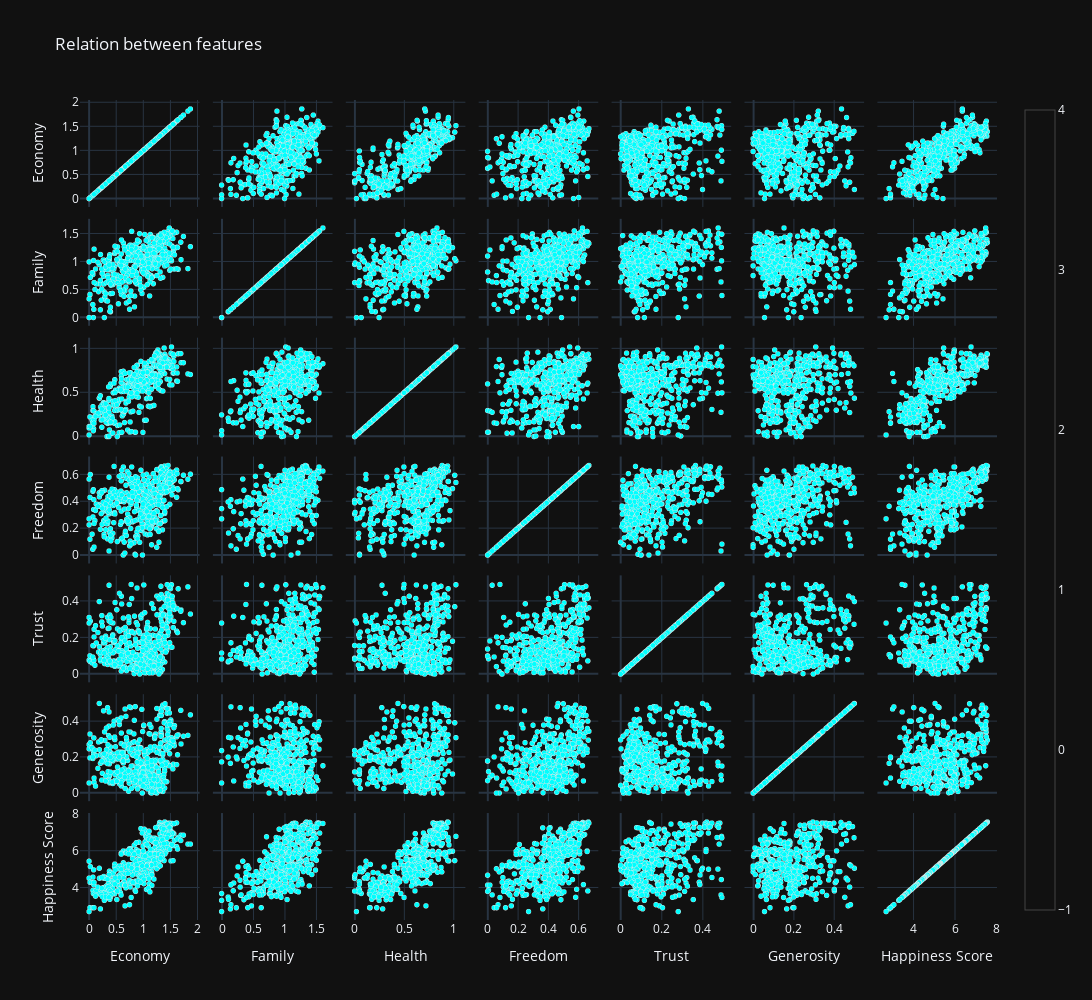

The cell this chart's notebook holds for it:
### Code cell
fig = go.Figure(data=go.Splom(
                dimensions=[
                    dict(label='Economy', values=happiness['Economy']),
                    dict(label='Family', values=happiness['Family']),
                    dict(label='Health', values=happiness['Health']),
                    dict(label='Freedom', values=happiness['Freedom']),
                    dict(label='Trust', values=happiness['Trust']),
                    dict(label='Generosity', values=happiness['Generosity']),
                    dict(label='Happiness Score', values=happiness['Happiness_Score'])
                ],
                showupperhalf=True, 
                marker=dict(color='cyan', 
                            showscale=True, 
                            size=5,
                            line=dict(width=0.5, color='rgb(230,230,230)'))
                ))

fig.update_layout(title='Relation between features',
                  width=1300, height=1000,template='plotly_dark')

fig.show()

### Figure 1 — Plotly figure (JSON) as saved in the notebook; plotly's stock layout.template omitted (floating-point values rounded to 4 significant figures; data arrays with more than 128 entries replaced by an {"elided": "..."} marker saying what was removed)
{"data": [{"dimensions": [{"label": "Economy", "values": {"elided": "452 float values"}}, {"label": "Family", "values": {"elided": "452 float values"}}, {"label": "Health", "values": {"elided": "452 float values"}}, {"label": "Freedom", "values": {"elided": "452 float values"}}, {"label": "Trust", "values": {"elided": "452 float values"}}, {"label": "Generosity", "values": {"elided": "452 float values"}}, {"label": "Happiness Score", "values": {"elided": "452 float values"}}], "marker": {"color": "cyan", "line": {"color": "rgb(230,230,230)", "width": 0.5}, "showscale": true, "size": 5}, "showupperhalf": true, "type": "splom"}], "layout": {"height": 1000, "title": {"text": "Relation between features"}, "width": 1300}}
